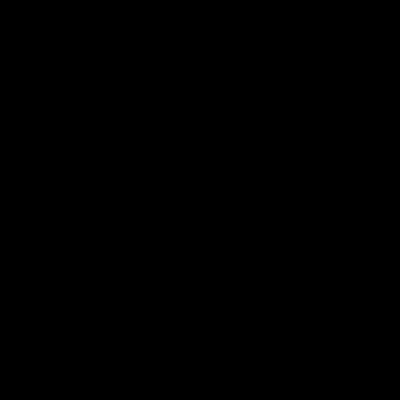
Frame 1 (no input)
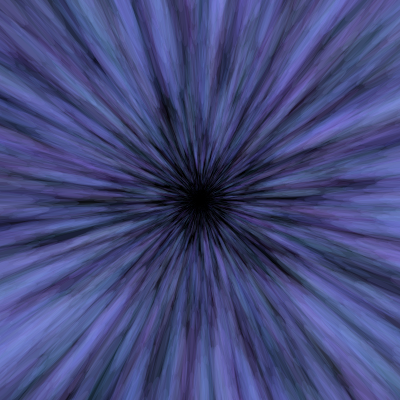
Frame 60 (no input)
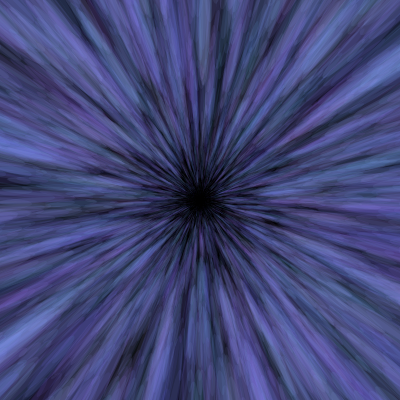
Frame 120 (the mouse pressed at the canvas centre since frame 60)

The p5.js sketch that drew these frames (run headless with seeded random() and noise() and a simulated clock; from frame 60 on, the mouse is pressed at the canvas centre):

// p5.js sketch
// ── sketch.js
// https://editor.p5js.org/pimaster06/sketches/7oAAn_DBc
// Hyperspace Sim 2.0

const numOfParticles = 5000;
const circleRadius = 400;
let t = 0;

let particles = [];

class circle {
  constructor() {
      this.position = new p5.Vector(0,0);
      this.speed = random(1,5);
      this.angle = random(0,360);
      this.modifier = random(0,circleRadius);
      this.size = 0;
      this.color = color(random(100,180),random(100,200),255,20);
  }
  create() {
      fill(this.color);
      noStroke();
      push();
      translate(width/2,width/2);
      rotate(this.angle);
      ellipse(this.position.x+this.modifier,this.position.y,this.size,this.size/10); 
      pop();
  }
  update() {
      this.modifier=this.modifier+this.size/5+this.speed;
      this.size+=this.modifier/10;
      if(this.modifier > width) {
          this.modifier = 0;   
          this.size=0;
      }
      this.angle+=0.02;
  }
}

function setup() {
  createCanvas(400, 400);
  
  for(var i = 0; i < numOfParticles; i++) {
    particles[i] = new circle();
}
}

function draw() {
    background(0);
    for(var i = 0; i < particles.length; i++) {
        particles[i].create();
        particles[i].update();
    }
    t++;
}
